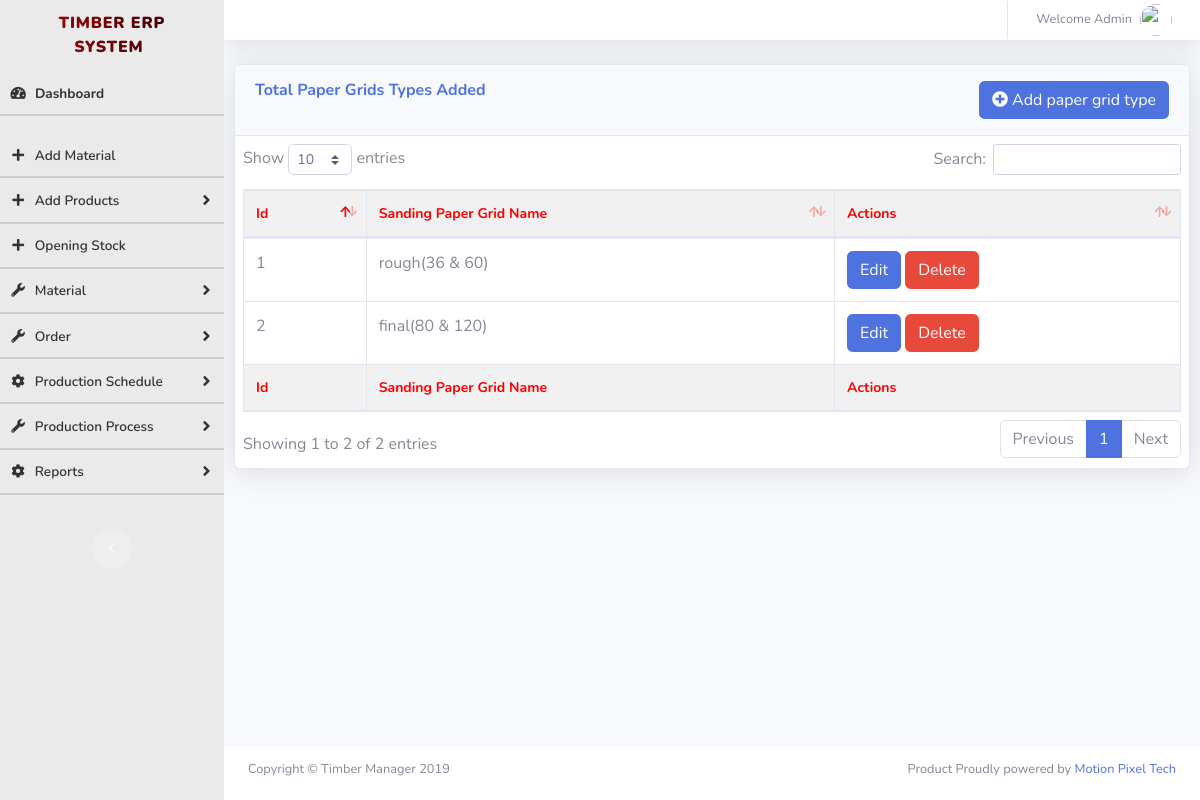
Screenshot of /total_paper_grids.php (signed in) with the database file from the repository.
### tables this page shows
CREATE TABLE `ta_sanding_grid_types` (
  `id` int(10) NOT NULL,
  `paper_grid` varchar(150) NOT NULL,
  `status` int(1) NOT NULL DEFAULT 1 COMMENT '1->Active, 0->inactive',
  `created_on` datetime NOT NULL DEFAULT current_timestamp()
);

### total_paper_grids.php (the view, shortened to what this page needs)
<?php
  if(empty($_SESSION['loggedin_id']))
  {
    header("location: index.php");
  } else {
  include("db_connection.php");
?>
    <!DOCTYPE html>
    <html lang="en">
    <head><meta http-equiv="Content-Type" content="text/html; charset=utf-8">
        <link href="vendor/fontawesome-free/css/all.min.css" rel="stylesheet" type="text/css">
        <link href="css/sb-admin-2.min.css" rel="stylesheet">
        <link href="vendor/datatables/dataTables.bootstrap4.min.css" rel="stylesheet">
    </head>
    <body id="page-top">
        <div id="wrapper">
            <?php include "sidebar.php"; ?>
                <div id="content-wrapper" class="d-flex flex-column">
                    <div id="content">
                        <nav class="navbar navbar-expand navbar-light bg-white topbar mb-0 static-top shadow">
                            <ul class="navbar-nav ml-auto">
                                <li class="nav-item dropdown no-arrow">
                                    <a class="nav-link dropdown-toggle" href="#" id="userDropdown" role="button" data-toggle="dropdown" aria-haspopup="true" aria-expanded="false">
                                        <span class="mr-2 d-none d-lg-inline text-gray-600 small">Welcome Admin</span>
                                        <img class="img-profile rounded-circle" src="https://source.unsplash.com/QAB-WJcbgJk/60x60">
                                    </a>
                                </li>
                            </ul>
                        </nav>
                        <div class="">
                            <div class="">
                                <div class="card shadow mb-4">
                                    <div class="card-header py-3">
                                        <h6 class="m-0 font-weight-bold text-primary" style="text-transform: capitalize;float:left">Total paper grids types added</h6>
                                        <a class="open-homeEvents btn btn-primary" style="float:right" href="add_sanding_paper.php"><i class="fa fa-plus-circle" aria-hidden="true"></i> Add paper grid type</a>
                                    </div>
                                    <div class="card-body">
                                        <div class="table-responsive">
                                            <table class="table table-bordered" id="dataTable" width="100%" cellspacing="0">
                                                <thead>
                                                    <tr>
                                                        <th>Id</th>
                                                        <th>Sanding Paper Grid Name</th>
                                                        <th>Actions</th>
                                                    </tr>
                                                </thead>
                                                <tfoot>
                                                    <tr>
                                                        <th>Id</th>
                                                        <th>Sanding Paper Grid Name</th>
                                                        <th>Actions</th>
                                                    </tr>
                                                </tfoot>
                                                <tbody>
                                                    <?php
                                                        $sql = "SELECT * FROM ta_sanding_grid_types where status = 1";
                                                        $result = $conn->query($sql);
                                                        while($row = $result->fetch_assoc()) {
                                                    ?>
                                                        <tr>
                                                            <td>
                                                                <?php echo $row["id"]; ?>
                                                            </td>
                                                            <td>
                                                                <?php echo $row["paper_grid"]; ?>
                                                            </td>
                                                            <td>
                                                                <button class="open-homeEvents btn btn-primary" data-id="<?php echo $row["id"]; ?>"  data-toggle="modal" data-target="#myModal">Edit</button>
                                                                <button class="delete btn btn-danger" data-id="<?php echo $row["id"]; ?>" data-table_name = "ta_sanding_grid_types">Delete</button>
                                                            </td>
                                                        </tr>
                                                        <?php
                                                            }
                                                        ?>
                                                </tbody>
                                            </table>
                                        </div>
                                    </div>
                                </div>
                            </div>
                        </div>
                    </div>
                    <?php include "footer.php"; ?>
                </div>
        </div>
    </body>
    </html>
    <?php } ?>

### rows the page displays
ta_sanding_grid_types: id "1", paper_grid "rough(36 & 60)"
ta_sanding_grid_types: id "2", paper_grid "final(80 & 120)"
